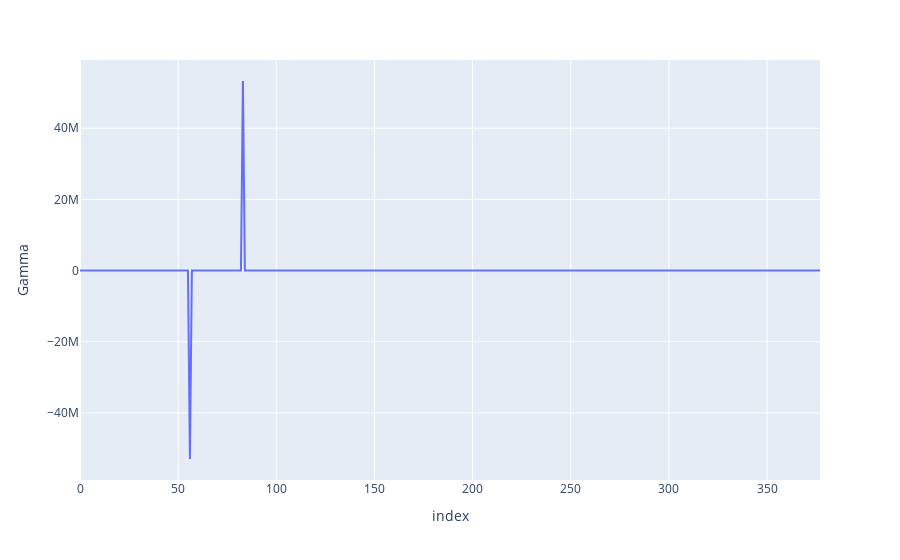

This figure's notebook cell:
### Markdown cell above
### Gamma

### Code cell
px.line(greeks_df, y="Gamma")

### Figure 1 — Plotly figure (JSON) as saved in the notebook; plotly's stock layout.template omitted (floating-point values rounded to 4 significant figures; data arrays with more than 128 entries replaced by an {"elided": "..."} marker saying what was removed)
{"data": [{"hovertemplate": "index=%{x}<br>Gamma=%{y}<extra></extra>", "legendgroup": "", "line": {"color": "#636efa", "dash": "solid"}, "marker": {"symbol": "circle"}, "mode": "lines", "name": "", "orientation": "v", "showlegend": false, "type": "scatter", "x": {"elided": "378 int values"}, "xaxis": "x", "y": {"elided": "378 float values"}, "yaxis": "y"}], "layout": {"legend": {"tracegroupgap": 0}, "margin": {"t": 60}, "xaxis": {"anchor": "y", "domain": [0, 1], "title": {"text": "index"}}, "yaxis": {"anchor": "x", "domain": [0, 1], "title": {"text": "Gamma"}}}}
